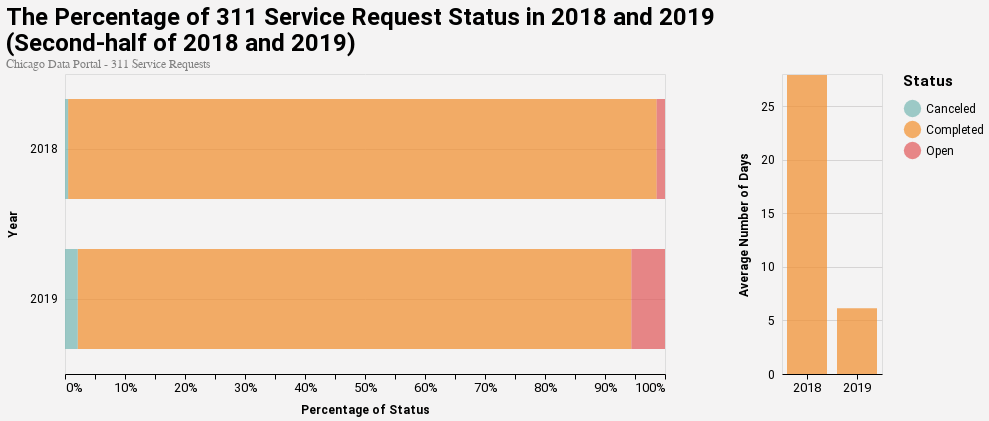

Notebook source saved alongside this figure:
### Markdown cell above
#### *Chart #3*

### Code cell
bars | days

### Figure 1 — Vega-Lite specification as saved in the notebook (floating-point values rounded to 4 significant figures)
{"config": {"title": {"anchor": "start", "fontSize": 24, "font": "Roboto", "fontColor": "#000000"}, "subtitle": {"font": "Roboto", "fontSize": 22, "fontColor": "#838383", "subtitlePadding": 10}, "caption": {"font": "Roboto", "fontSize": 22, "fontColor": "#000000"}, "axisX": {"domain": true, "domainColor": "#000000", "domainWidth": 1, "grid": false, "labelFontSize": 13, "labelFont": "Roboto", "labelAngle": 0, "tickColor": "#000000", "tickSize": 5, "titleFontSize": 12, "titlePadding": 10, "titleFont": "Roboto", "title": ""}, "axisY": {"domain": false, "grid": true, "gridColor": "#d6d4d4", "gridWidth": 1, "labelFontSize": 12, "labelFont": "Roboto", "labelPadding": 8, "ticks": false, "titleFontSize": 12, "titlePadding": 10, "titleFont": "Roboto", "titleAngle": 270}, "background": "#f4f3f3", "legend": {"labelFontSize": 12, "labelFont": "Roboto", "symbolSize": 300, "symbolType": "circle", "titleFontSize": 15, "titlePadding": 10, "titleFont": "Roboto", "orient": "right", "offset": 20}, "range": {"category": ["#76b7b2", "#f28e2b", "#e15759", "#4e79a7", "#59a14f", "#edc948", "#b07aa1", "#ff9da7", "#9c755f", "#bab0ac"], "diverging": ["#e1f5fe", "#b3e5fc", "#81d4fa", "#4fc3f7", "#29b6f6", "#03a9f4", "#039be5", "#0288d1", "#0277bd", "#01579b"]}, "geoshape": {"category": ["#76b7b2", "#f28e2b", "#e15759", "#4e79a7", "#59a14f", "#edc948", "#b07aa1", "#ff9da7", "#9c755f", "#bab0ac"], "diverging": ["#e1f5fe", "#b3e5fc", "#81d4fa", "#4fc3f7", "#29b6f6", "#03a9f4", "#039be5", "#0288d1", "#0277bd", "#01579b"]}, "area": {"category": ["#76b7b2", "#f28e2b", "#e15759", "#4e79a7", "#59a14f", "#edc948", "#b07aa1", "#ff9da7", "#9c755f", "#bab0ac"], "fill": "#1696d2", "opacity": 0.7}, "line": {"color": "#1696d2", "stroke": "#1696d2", "strokewidth": 5}, "point": {"filled": true}, "circle": {"color": "#4e79a7", "size": 13}, "text": {"font": "Roboto", "color": "#1696d2", "fontSize": 11, "align": "right", "fontWeight": 400, "size": 11}, "bar": {"size": 40, "binSpacing": 1, "continuousBandSize": 30, "discreteBandSize": 30, "fill": "#1696d2", "stroke": false, "opacity": 0.7}}, "hconcat": [{"data": {"name": "data-a0a2dc3da1bfd0e7588f14b8a74cb457"}, "mark": {"type": "bar", "opacity": 0.7, "size": 100}, "encoding": {"color": {"type": "nominal", "field": "index", "legend": {"orient": "right", "title": "Status"}}, "x": {"type": "quantitative", "aggregate": "sum", "field": "COUNT", "stack": "normalize", "title": "Percentage of Status"}, "y": {"type": "nominal", "field": "YEAR", "title": "Year"}}, "height": 300, "title": {"text": ["The Percentage of 311 Service Request Status in 2018 and 2019", "(Second-half of 2018 and 2019)"], "subtitle": ["Chicago Data Portal - 311 Service Requests"], "subtitleColor": "grey"}, "width": 600}, {"data": {"name": "data-44d46695de2de573f721e3927c540866"}, "mark": {"type": "bar", "color": "#f28e2b", "opacity": 0.7}, "encoding": {"x": {"type": "nominal", "axis": {"labelAngle": 0}, "field": "Year"}, "y": {"type": "quantitative", "field": "Average", "title": "Average Number of Days"}}, "height": 300, "width": 100}], "$schema": "https://vega.github.io/schema/vega-lite/v4.0.2.json", "datasets": {"data-a0a2dc3da1bfd0e7588f14b8a74cb457": [{"index": "Completed", "COUNT": 0.9809, "YEAR": 2018}, {"index": "Open", "COUNT": 0.01394, "YEAR": 2018}, {"index": "Canceled", "COUNT": 0.00517, "YEAR": 2018}, {"index": "Completed", "COUNT": 0.9228, "YEAR": 2019}, {"index": "Open", "COUNT": 0.05597, "YEAR": 2019}, {"index": "Canceled", "COUNT": 0.0212, "YEAR": 2019}], "data-44d46695de2de573f721e3927c540866": [{"Year": 2018, "Average": 27.91}, {"Year": 2019, "Average": 6.136}]}}
